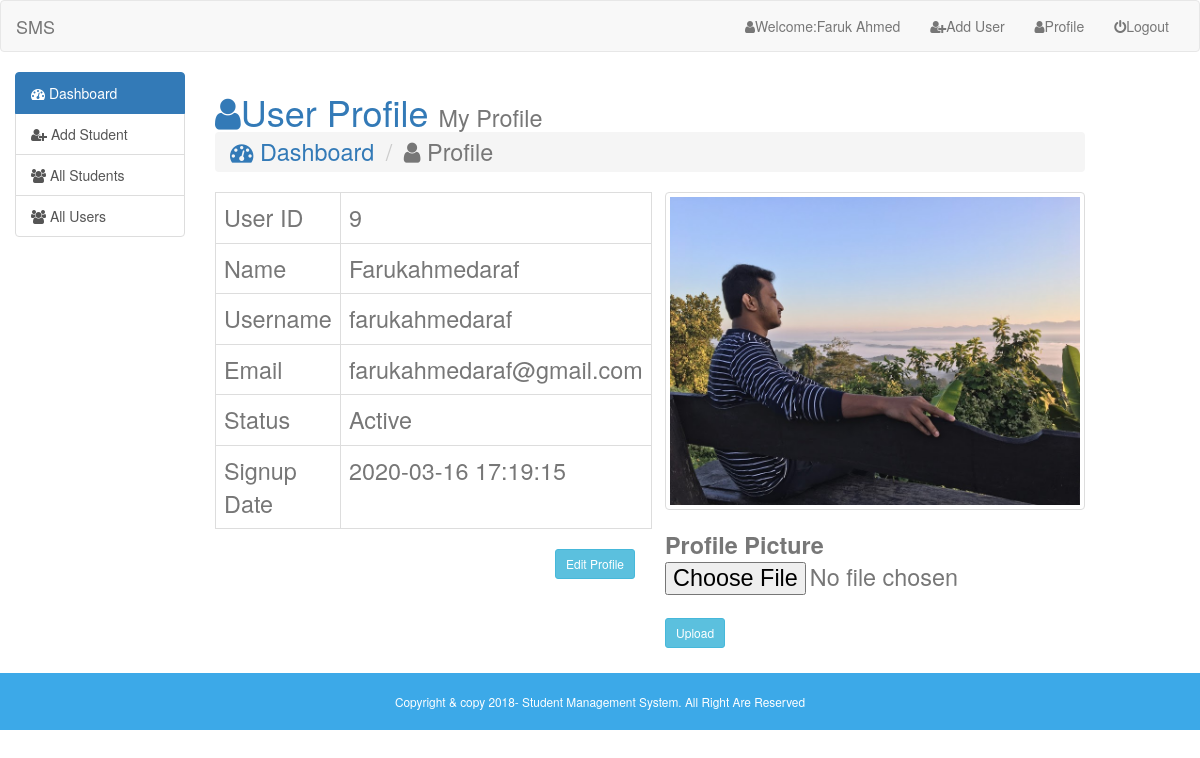
Screenshot of /admin/index.php?page=user-profile (signed in) with the database file from the repository.
### tables this page shows
CREATE TABLE `users` (
  `id` int(5) NOT NULL,
  `name` varchar(50) NOT NULL,
  `email` varchar(50) NOT NULL,
  `username` varchar(50) NOT NULL,
  `password` varchar(100) NOT NULL,
  `photo` varchar(50) NOT NULL,
  `status` varchar(10) NOT NULL,
  `datetime` timestamp NOT NULL DEFAULT current_timestamp()
);

### admin/user-profile.php (the view, shortened to what this page needs)
 <h1 class="text-primary"> <i class="fa fa-user"> </i>User Profile <small> My Profile</small</h1>
<ol class="breadcrumb">
   <li><a href="index.php?page=dashboard"><i class="fa fa-dashboard"></i> Dashboard</a></li>
   <li class="active"><i class="fa fa-user"></i> Profile</li>
  </ol>
  <?php
    $session_user= $_SESSION['user_login'];
 $user_data= mysqli_query($link,"SELECT * FROM `users` WHERE `username` = '$session_user'");
     $user_row = mysqli_fetch_assoc($user_data);
  ?>
  <div class="row">
    <div class="col-sm-6">
   <table class="table table-bordered">
     <tr>
	   <td>User ID</td>
	   <td><?php echo $user_row['id'];?></td>
	 </tr>
	 <tr>
	   <td>Name</td>
	   <td><?php echo ucwords($user_row['name']);?></td>
	 </tr>
	 <tr>
	   <td>Username</td>
	   <td><?php echo $user_row['username'];?></td>
	 </tr>
	 <tr>
	   <td>Email</td>
	   <td><?php echo $user_row['email'];?></td>
	 </tr>
	 <tr>
	   <td>Status</td>
	   <td><?php echo ucwords($user_row['status']);?></td>
	 </tr>
	 <tr>
	   <td>Signup Date</td>
	   <td><?php echo $user_row['datetime'];?></td>
	 </tr>
   </table>
   <a href="" class="btn btn-sm btn-info pull-right">Edit Profile</a>
    </div>
 <div class="col-sm-6">
 <a href="">
  <img class="img-thumbnail"src="images/<?=$user_row['photo']?>" alt=""/>
 </a>
 <br/>
 <br/>
 <form action="" enctype="multipart/form-data" method="POST">
 <label for="photo">Profile Picture</label>
  <input type="file" name="photo" required="" id="photo" />
  <br/>
  <input type="submit" name="upload"  value="Upload" class="btn btn-sm btn-info"/>
 </form>
    </div>
  </div>

### rows the page displays
users: id "9", name "Farukahmedaraf", username "farukahmedaraf", email "farukahmedaraf@gmail.com", status "Active", datetime "2020-03-16 17:19:15", photo (picture)
